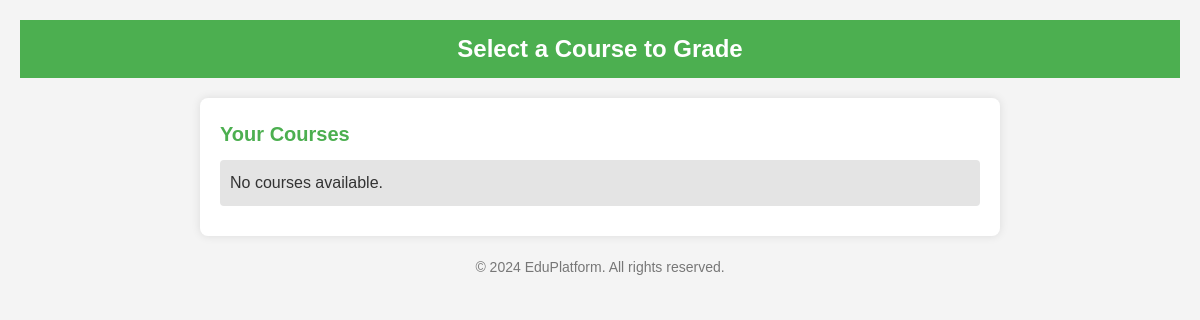
Page /grading/ (signed in) on the earlier database version.
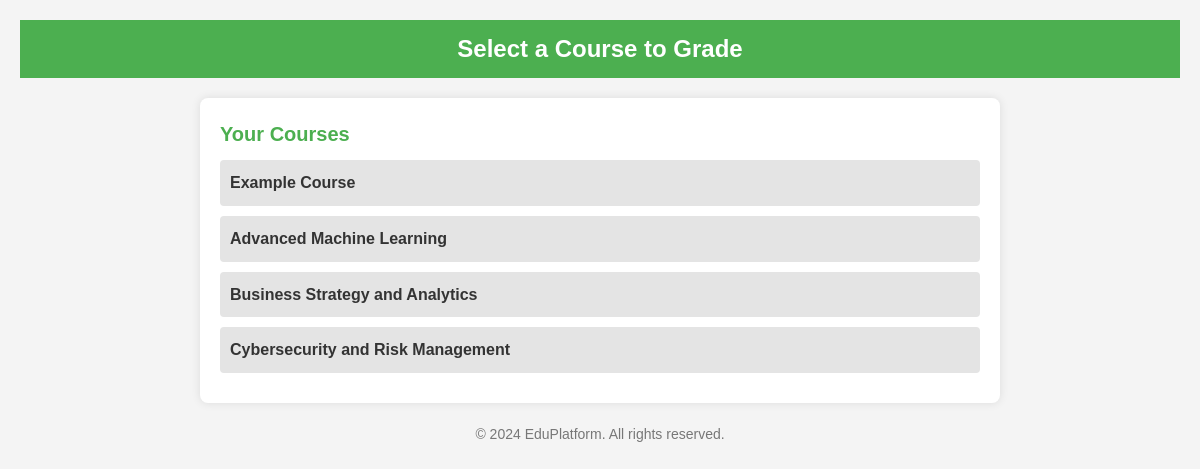
Same page on the later database version.
### education/models.py (models this page shows, shortened)
class Course(models.Model):
    title = models.CharField(max_length=255)
    description = models.TextField()
    slug = models.SlugField(unique=True, blank=True, max_length=255)
    status = models.CharField(max_length=50, choices=[('active', 'Active'), ('archived', 'Archived')], default='active')
    created_at = models.DateTimeField(auto_now_add=True)
    updated_at = models.DateTimeField(auto_now=True)
    teacher = models.ForeignKey(User, on_delete=models.CASCADE, related_name='courses_taught')

### education/views.py (the view)
# urls.py: path('grading/', views.grading_courses, name='grading_courses'),
@login_required
def grading_courses(request):
    user = request.user
    if not user.is_teacher:
        return redirect('student_dashboard')
    courses = Course.objects.filter(teacher=user)
    context = {
        'courses': courses,
    }
    return render(request, 'education/grading_courses.html', context)

### education/templates/education/grading_courses.html (shortened to what this page needs)
{% load static %}
<!DOCTYPE html>
<html lang="en">
<head>
    <link rel="stylesheet" href="{% static 'css/grading_courses.css' %}">
</head>
<body>
    <header>
        <h1>Select a Course to Grade</h1>
    </header>
    <main>
        <section>
            <h2>Your Courses</h2>
            <ul>
                {% for course in courses %}
                    <li>
                        <a href="{% url 'grading_course_detail' course.id %}">
                            {{ course.title }}
                        </a>
                    </li>
                {% empty %}
                    <li>No courses available.</li>
                {% endfor %}
            </ul>
        </section>
    </main>
    <footer>
        <p>&copy; 2024 EduPlatform. All rights reserved.</p>
    </footer>
</body>
</html>

Differences in the rows shown:
added Course: title "Example Course"
added Course: title "Advanced Machine Learning"
added Course: title "Business Strategy and Analytics"
added Course: title "Cybersecurity and Risk Management"
Other differences:
text no longer shown: "No courses available."
